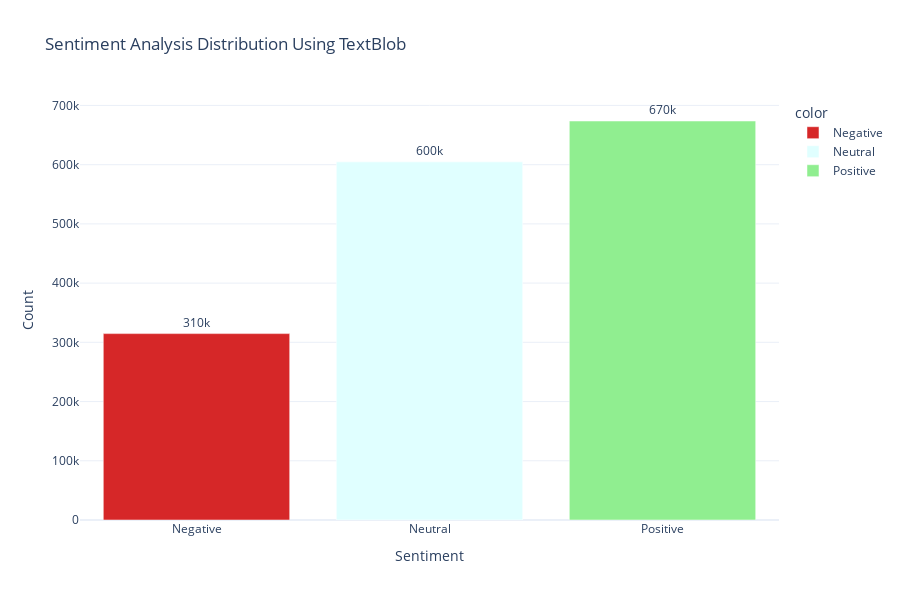

Notebook cell for this chart:
### Markdown cell above
#### Visualization of Sentiment Analysis Distribution - TextBlob
The plot counts the occurrences of each sentiment category in the DataFrame's'sentiment column and stores the results in the sentiment_counts variable. 

Rationale: The bar chart and printed sentiment counts are critical for quickly visualising and comprehending the distribution of emotions in a dataset, which is required for data-driven decisions. By clearly depicting the prevalence of negative, neutral, and positive sentiments, it quickly assesses public opinion, adjusts strategies as needed, and effectively communicates findings. This visualisation facilitates for further analysis.

### Code cell
import plotly.express as px
import pandas as pd


# Create a temporary series for binning sentiment scores for plotting
textblob_df = new_twitter_df['sentiment'].copy()


# Binning the sentiment scores for plotting
sentiment_categories = pd.cut(textblob_df, bins=[-1, -0.01, 0.01, 1], labels=['Negative', 'Neutral', 'Positive'])
sentiment_counts = sentiment_categories.value_counts()

# Sorting index to ensure the sentiments are plotted in logical order
sentiment_counts = sentiment_counts.reindex(['Negative', 'Neutral', 'Positive'])

# Create a bar chart using Plotly
fig = px.bar(x=sentiment_counts.index, y=sentiment_counts.values,
             labels={'x': 'Sentiment', 'y': 'Count'},
             title='Sentiment Analysis Distribution Using TextBlob',
             text=sentiment_counts.values,
             color=sentiment_counts.index,
             color_discrete_map={'Negative': '#D62728', 'Neutral': 'lightcyan', 'Positive': 'lightgreen'})

# Add customizations
fig.update_traces(texttemplate='%{text:.2s}', textposition='outside')
fig.update_layout(uniformtext_minsize=8, uniformtext_mode='hide',
                  template='plotly_white',  # Apply white background template
                  width=900,  # Set figure width to 900 pixels
                  height=600)  # Set figure height to 500 pixels
fig.show()

# Print the number of counts for each sentiment, formatted
print("Sentiment Counts:")
for sentiment, count in sentiment_counts.items():
    print(f"{sentiment} Sentiment: {count} occurrences")

### Figure 1 — Plotly figure (JSON) as saved in the notebook; plotly's stock layout.template omitted (floating-point values rounded to 4 significant figures)
{"data": [{"alignmentgroup": "True", "hovertemplate": "color=Negative<br>Sentiment=%{x}<br>Count=%{y}<br>text=%{text}<extra></extra>", "legendgroup": "Negative", "marker": {"color": "#D62728", "pattern": {"shape": ""}}, "name": "Negative", "offsetgroup": "Negative", "orientation": "v", "showlegend": true, "text": [314721], "textposition": "outside", "texttemplate": "%{text:.2s}", "type": "bar", "x": ["Negative"], "xaxis": "x", "y": [314721], "yaxis": "y"}, {"alignmentgroup": "True", "hovertemplate": "color=Neutral<br>Sentiment=%{x}<br>Count=%{y}<br>text=%{text}<extra></extra>", "legendgroup": "Neutral", "marker": {"color": "lightcyan", "pattern": {"shape": ""}}, "name": "Neutral", "offsetgroup": "Neutral", "orientation": "v", "showlegend": true, "text": [604780], "textposition": "outside", "texttemplate": "%{text:.2s}", "type": "bar", "x": ["Neutral"], "xaxis": "x", "y": [604780], "yaxis": "y"}, {"alignmentgroup": "True", "hovertemplate": "color=Positive<br>Sentiment=%{x}<br>Count=%{y}<br>text=%{text}<extra></extra>", "legendgroup": "Positive", "marker": {"color": "lightgreen", "pattern": {"shape": ""}}, "name": "Positive", "offsetgroup": "Positive", "orientation": "v", "showlegend": true, "text": [673754], "textposition": "outside", "texttemplate": "%{text:.2s}", "type": "bar", "x": ["Positive"], "xaxis": "x", "y": [673754], "yaxis": "y"}], "layout": {"barmode": "relative", "height": 600, "legend": {"title": {"text": "color"}, "tracegroupgap": 0}, "title": {"text": "Sentiment Analysis Distribution Using TextBlob"}, "uniformtext": {"minsize": 8, "mode": "hide"}, "width": 900, "xaxis": {"anchor": "y", "domain": [0, 1], "title": {"text": "Sentiment"}}, "yaxis": {"anchor": "x", "domain": [0, 1], "title": {"text": "Count"}}}}
